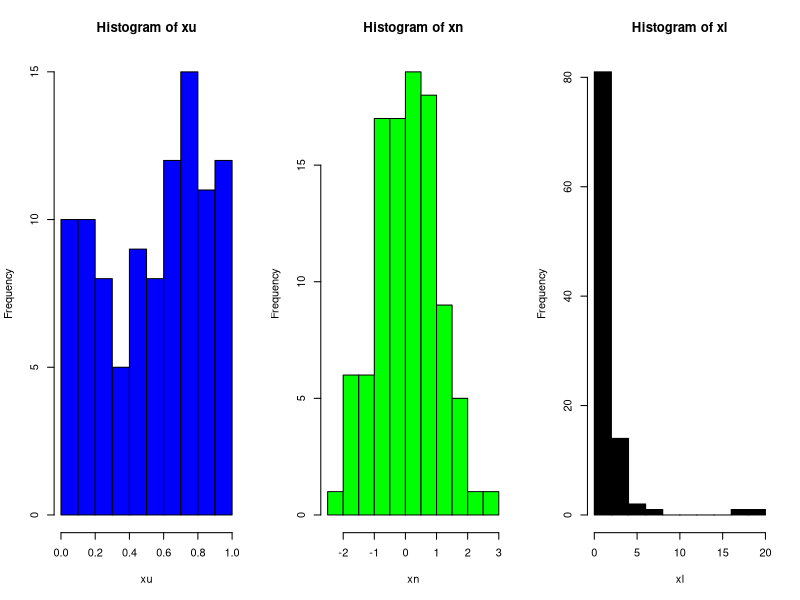
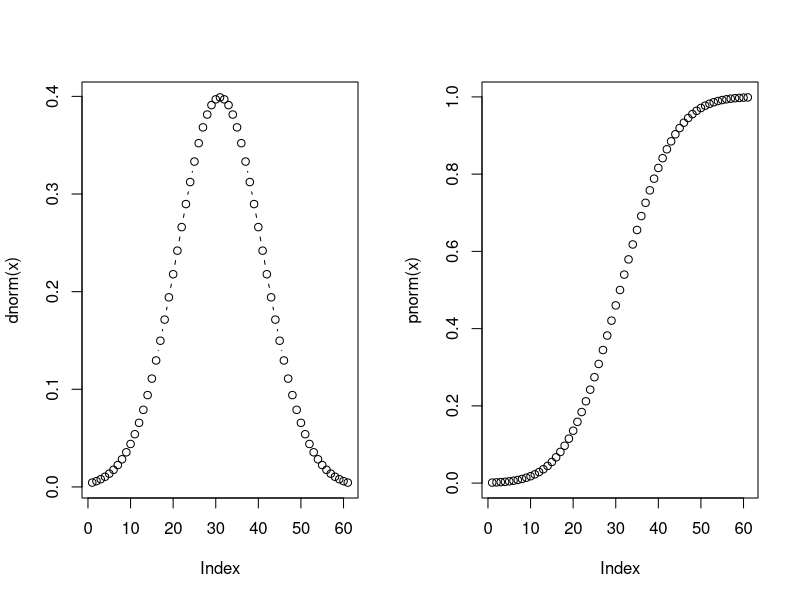
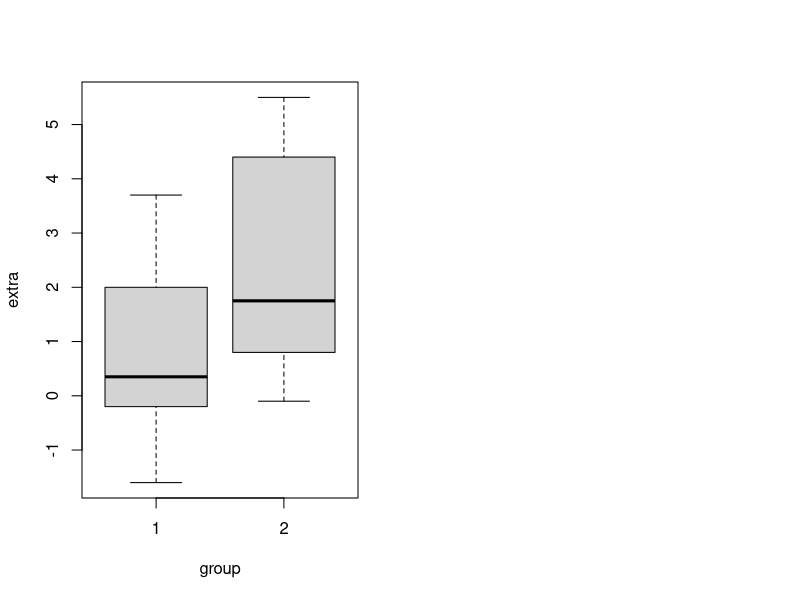

R code for these plots, in order:
## ---- chunk 1
v0=rnorm(10);             # v1=edit(v0)
m0=sapply(c(2,2),runif)   # m1=edit(m0)
d0=data.frame(m0)         # d0[2,2]=0; d0$X1[1]=0;
## ---- chunk 2
#data()
data(sleep);tail(sleep,2)

## ---- chunk 3
v0=rnorm(10); v1=v0[v0>0.5]; v1
d0=data.frame(n=1:4,s=rep(c("aa","bb"),2),x=runif(4))
d1=d0[d0$n>2 & d0$s=="aa",]
## ---- chunk 4
v0=round(runif(n=10,min=1,max=20));               # v0[order(v0)]==sort[v0]
c(paste('v0       :',paste(v0,collapse = " ,")),  # decreasing = FALSE
  paste('sort(v0) :',paste(sort(v0),collapse = " ,")),
  paste('order(v0):',paste(order(v0),collapse = " ,"))
  )
## ---- chunk 5
d0=round(sapply(rep(5,3),runif)*20);d0=data.frame(d0);
colnames(d0)=c("x","y","z");d0
ord=order(d0$x,-d0$y);      d1=d0[ord,];d1

## ---- chunk 6
x=1:10;sample(x,5); # replace, prob
sample(x,20,replace=TRUE,prob=rep(c(0.2,0.8),5)) #rnorm

## ---- chunk 7
# 样本空间/随机变量/概率分布  
par(mfrow = c(1, 3));xu=runif(100);xn=rnorm(100);xl=rlnorm(100);
hist(xu,col='blue');hist(xn,col='green');hist(xl,col='black');
## ---- chunk 8
# 密度函数/分布函数  
par(mfrow = c(1, 2)); x=seq(-3,3,0.1);
plot(dnorm(x),type='b');plot(pnorm(x),type='b');

## ---- chunk 9
data(cars)
cars$price=round(runif(nrow(cars),min=0.8,max=10),2)
head(cars)

## ---- chunk 10
# sum , (mean,var,sd,min,max,,median,mad)
sum(cars)  #vector/list/matrix/data.frame
sum(cars$spped)  #vector/list/matrix/data.frame
# 行列统计  
apply(cars,1,sum)
apply(cars,2,sum)

## ---- chunk 11
# 非单一返回  fivenum, quantile
range(cars)
range(cars$speed)
apply(cars,2,range)

## ---- chunk 12
dtmp=tail(cars)
x=ave(dtmp[,2],dtmp[,1],FUN=function(x) median(x))  # factor
dtmp$distgpspeed=x; dtmp

## ---- chunk 13
dagg=aggregate(cbind(dist,price)~speed,cars,mean);head(dagg,3)
xtabs(price~speed+dist ,head(dagg))  

## ---- chunk 14
table(tail(cars$speed))
s=cars$speed;max(s);length(s)
a=tabulate(s);length(a) # 小于等于0，忽略

## ---- chunk 15
dt=cars$dist;dt[dt>=60&dt<80];stem(dt)

## ---- chunk 16
summary(cars) # r object

## ---- chunk 17
# t.test(x,y=NULL,alternative=c("two.sided","less","greater"),conf.level=0.95)
data(sleep);head(sleep,1);plot(extra ~ group,sleep)
t.test(extra ~ group, data = sleep)  

## ---- chunk 18
t.test(rnorm(100),rnorm(100)+1)
t.test(rnorm(100),c(rnorm(100)+1,1000)) # 尽然没差异...

## ---- chunk 19


## ---- chunk 20

## ---- chunk 21
